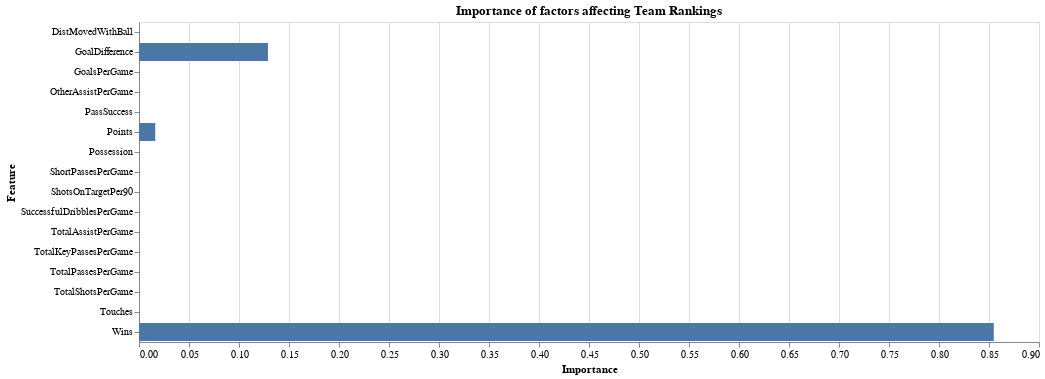

The code cell stored with this chart in its notebook:
### Code cell
alt.Chart(df_importance).mark_bar().encode(
    x="Importance",
    y="Feature",
    tooltip=["Importance", "Feature"],
).properties(
    title="Importance of factors affecting Team Rankings",
    width = 900
)

### Figure 1 — Vega-Lite specification as saved in the notebook (floating-point values rounded to 4 significant figures)
{"config": {"view": {"continuousWidth": 400, "continuousHeight": 300}}, "data": {"name": "data-70785705ba16af3be5b60348ea5d2c6b"}, "mark": "bar", "encoding": {"tooltip": [{"field": "Importance", "type": "quantitative"}, {"field": "Feature", "type": "nominal"}], "x": {"field": "Importance", "type": "quantitative"}, "y": {"field": "Feature", "type": "nominal"}}, "title": "Importance of factors affecting Team Rankings", "width": 900, "$schema": "https://vega.github.io/schema/vega-lite/v4.17.0.json", "datasets": {"data-70785705ba16af3be5b60348ea5d2c6b": [{"Importance": 0.01626, "Feature": "Points"}, {"Importance": 0.8548, "Feature": "Wins"}, {"Importance": 0.129, "Feature": "GoalDifference"}, {"Importance": 0.0, "Feature": "GoalsPerGame"}, {"Importance": 0.0, "Feature": "TotalAssistPerGame"}, {"Importance": 0.0, "Feature": "OtherAssistPerGame"}, {"Importance": 0.0, "Feature": "ShotsOnTargetPer90"}, {"Importance": 0.0, "Feature": "Touches"}, {"Importance": 0.0, "Feature": "TotalPassesPerGame"}, {"Importance": 0.0, "Feature": "ShortPassesPerGame"}, {"Importance": 0.0, "Feature": "TotalKeyPassesPerGame"}, {"Importance": 0.0, "Feature": "DistMovedWithBall"}, {"Importance": 0.0, "Feature": "TotalShotsPerGame"}, {"Importance": 0.0, "Feature": "PassSuccess"}, {"Importance": 0.0, "Feature": "Possession"}, {"Importance": 0.0, "Feature": "SuccessfulDribblesPerGame"}]}}
